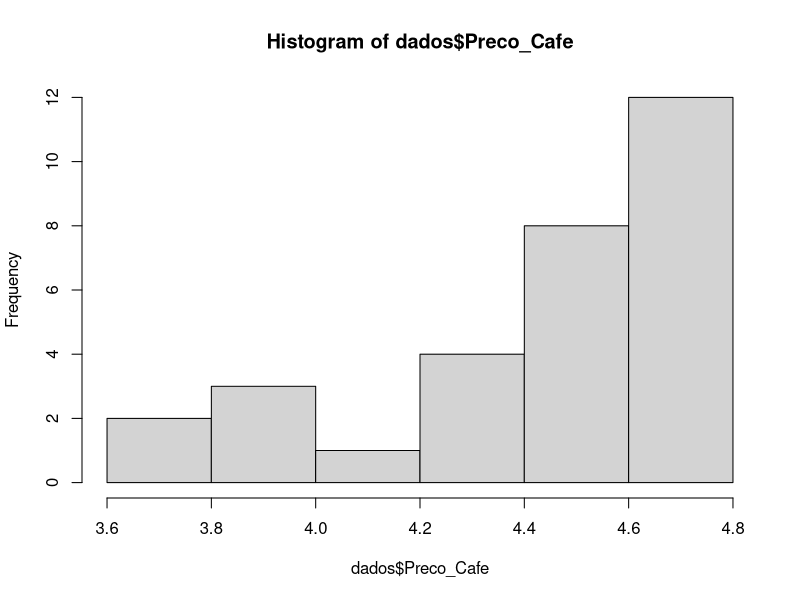
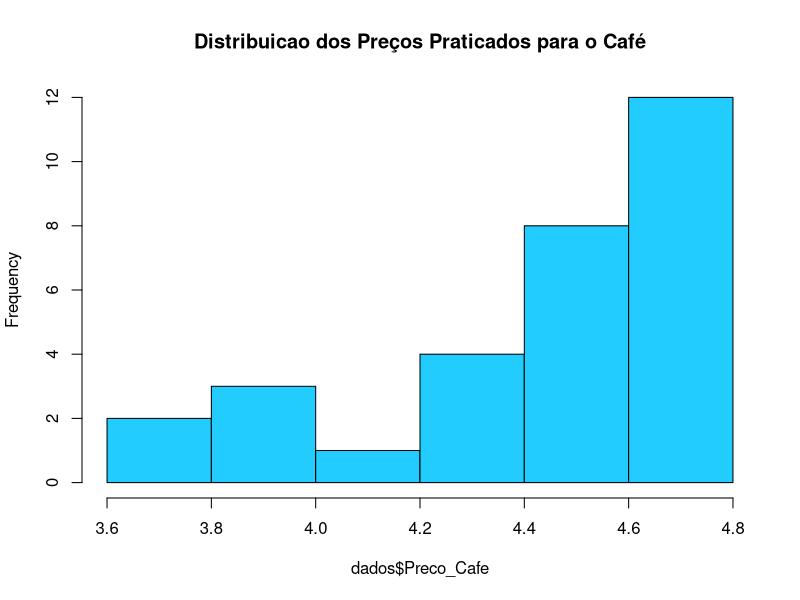
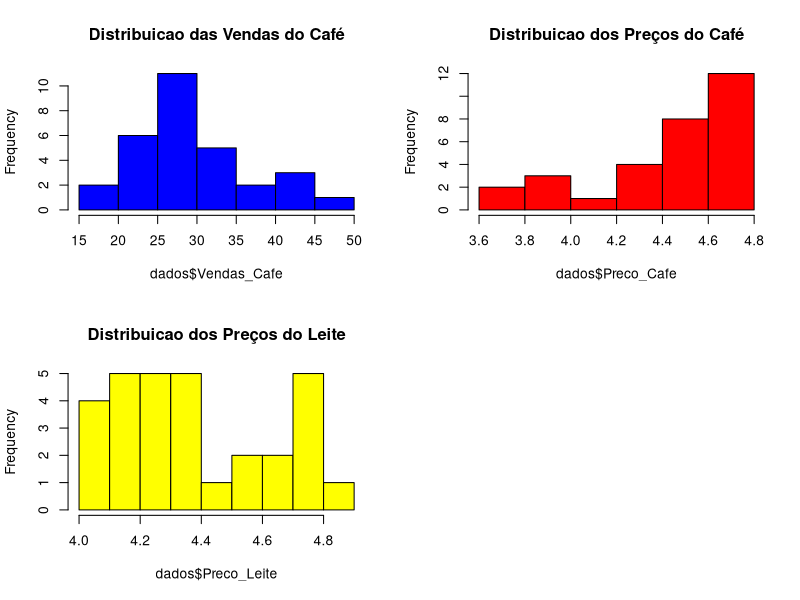
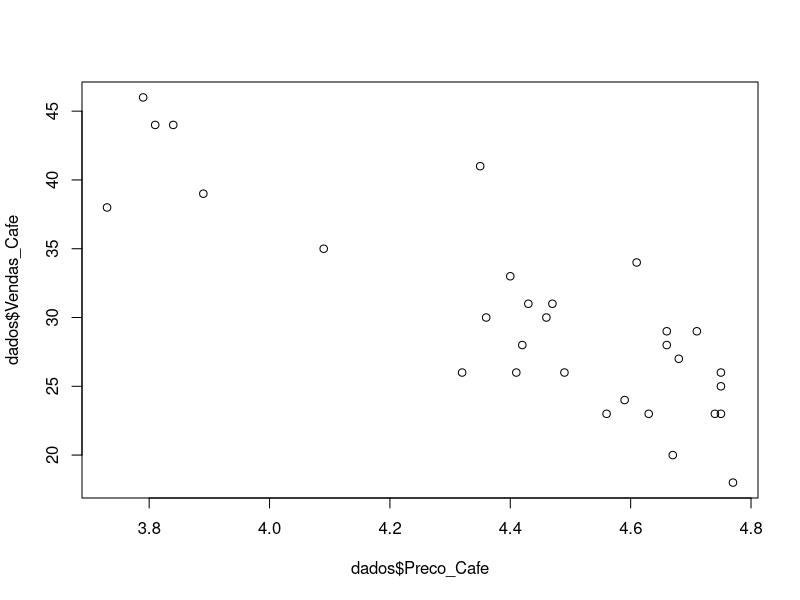
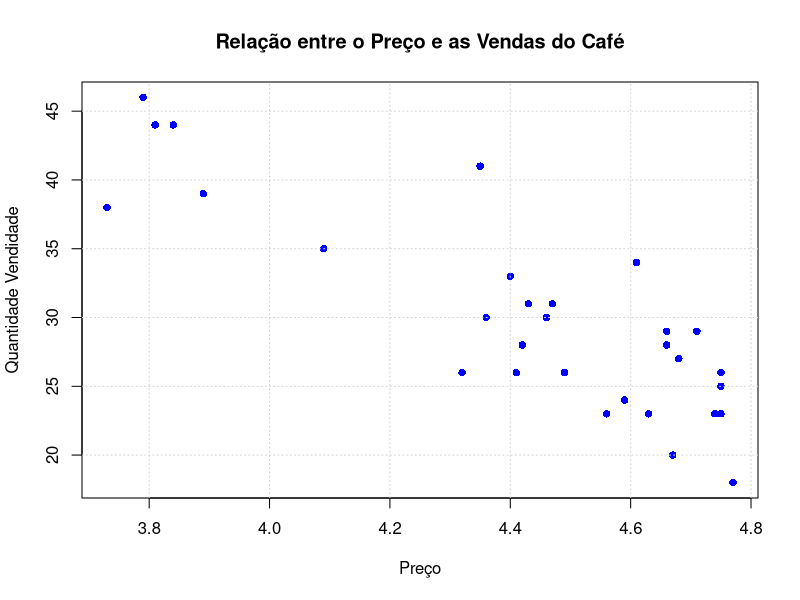
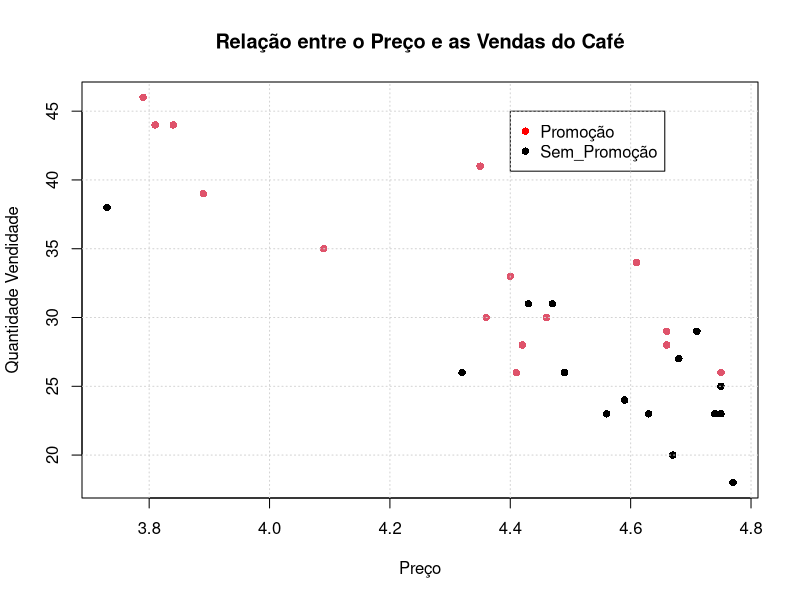
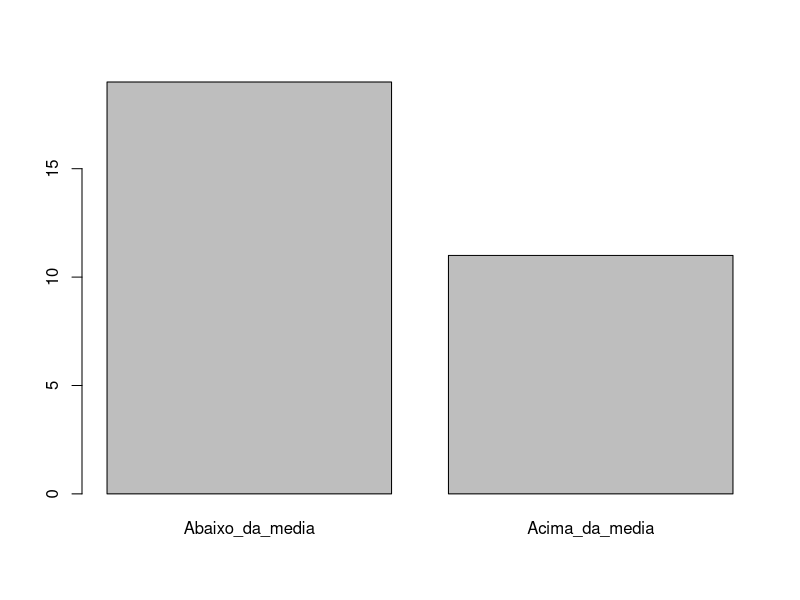
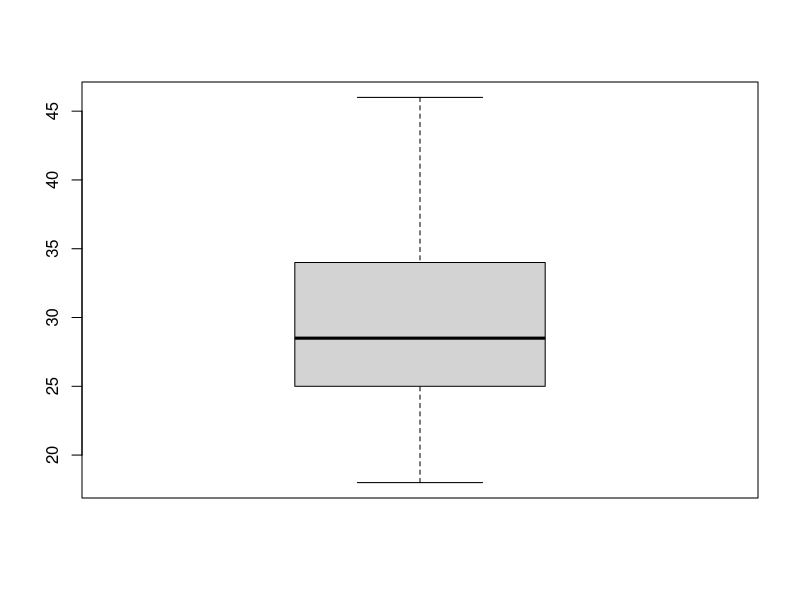

Reproduce these figures in R, in order.
####### Análise exploratória de dados #######
## AED - Capitulo 01 - Prof. Máiron Chaves ###
#Copie este código, cole no seu R e execute para ver os resultados

rm(list=ls(all=TRUE)) #Remove objetos da memória do R

#Cria o data frame contendo o histórico de vendas do cafe
dados <- data.frame(Vendas_Cafe = c(18, 20, 23, 23, 23, 23, 24, 25, 26, 26, 26, 26, 27, 28, 28,
                                    29, 29, 30, 30, 31, 31, 33, 34, 35, 38, 39, 41, 44, 44, 46),
                    Preco_Cafe = c(4.77, 4.67, 4.75, 4.74, 4.63, 4.56, 4.59, 4.75, 4.75, 4.49,
                                   4.41, 4.32, 4.68, 4.66, 4.42, 4.71, 4.66, 4.46, 4.36, 4.47, 4.43,
                                   4.4, 4.61, 4.09, 3.73, 3.89, 4.35, 3.84, 3.81, 3.79),
                    Promocao = c("Nao", "Nao", "Nao", "Nao", "Nao", "Nao", "Nao", "Nao", "Sim",
                                 "Nao", "Sim", "Nao", "Nao", "Sim", "Sim", "Nao", "Sim", "Sim",
                                 "Sim", "Nao", "Nao", "Sim", "Sim", "Sim", "Nao", "Sim", "Sim",
                                 
                                 "Sim", "Sim", "Sim"),
                    Preco_Leite = c(4.74, 4.81, 4.36, 4.29, 4.17, 4.66, 4.73, 4.11, 4.21, 4.25,
                                    4.62, 4.53, 4.44, 4.19, 4.37, 4.29, 4.57, 4.21, 4.77, 4, 4.31,
                                    4.34, 4.05, 4.73, 4.07, 4.75, 4, 4.15, 4.34, 4.15) )

#visualiza a media (mean) e outras estatisticas descritivas das variaveis
summary(dados)

#Visualiza desvio padrao (standard deviation) das variaveis
sd(dados$Vendas_Cafe)
sd(dados$Preco_Cafe)
sd(dados$Preco_Leite)

#Visualiza atraves de um histograma a distribuicao da variavel Preco_Cafe
hist(dados$Preco_Cafe)

# Customizando o histograma
hist(dados$Preco_Cafe,
     col = '#2cf', #serve para colorir
     main = 'Distribuicao dos Preços Praticados para o Café') 

#Visualiza o histograma das tres variaveis numericas na mesma pagina
par(mfrow=c(2,2)) #Configura layout para posicionar os graficos em duas linhas e duas colunas
hist(dados$Vendas_Cafe,
     col = 'blue',
     main = 'Distribuicao das Vendas do Café')
hist(dados$Preco_Cafe,
     col = 'red',
     main = 'Distribuicao dos Preços do Café')
hist(dados$Preco_Leite,
     col = 'yellow',
     main = 'Distribuicao dos Preços do Leite')
dev.off() #limpa os graficos e volta o layout para configuracao normal

#Visualiza relacao entre as vendas do café o preço do café
plot(y = dados$Vendas_Cafe,
     x = dados$Preco_Cafe)

#Customiza o grafico
plot(y = dados$Vendas_Cafe,
     x = dados$Preco_Cafe,
     pch = 16,
     col = 'blue',
     xlab = 'Preço',
     ylab = 'Quantidade Vendidade',
     main = 'Relação entre o Preço e as Vendas do Café')
     grid() #este comando adiciona linhas de grade ao grafico

#Colore os pontos em que havia promoção naquele dia
plot(y = dados$Vendas_Cafe,
     x = dados$Preco_Cafe,
     col = as.factor(dados$Promocao),
     pch = 16,
     xlab = 'Preço',
     ylab = 'Quantidade Vendidade',
     main = 'Relação entre o Preço e as Vendas do Café')

#adiciona legenda
legend(x=4.4,y=45,
       c("Promoção","Sem_Promoção"),
       col=c("red","black"),
       pch=c(16,16))
grid()

#Cria uma nova variavel informando se naquele dia vendeu acima ou abaixo da media historica

media <- mean(dados$Vendas_Cafe) #armazena a media em uma variavel

variavel <- ifelse(dados$Vendas_Cafe > media,
                   'Acima_da_media',
                   'Abaixo_da_media')
variavel <- factor(variavel) #converte nova variavel para factor

plot(variavel) #grafico com a qtde abaixo e acima da media

table(variavel) #visualiza a qtde abaixo e acima da media

#Gera boxplot das vendas
boxplot(dados$Vendas_Cafe)

#Gera boxplot do preco
boxplot(dados$Preco_Cafe)

#Gera boxplot comparativo das vendas quando houve promocao e de quando nao houve
boxplot(dados$Vendas_Cafe~dados$Promocao)

#Customizando o boxplot
boxplot(dados$Vendas_Cafe~dados$Promocao,
        col = 'green',
        pch = 16,
        xlab = 'Promoção',
        ylab = 'Vendas',
        main = 'Vendas com promoção vs Vendas sem promoção')
